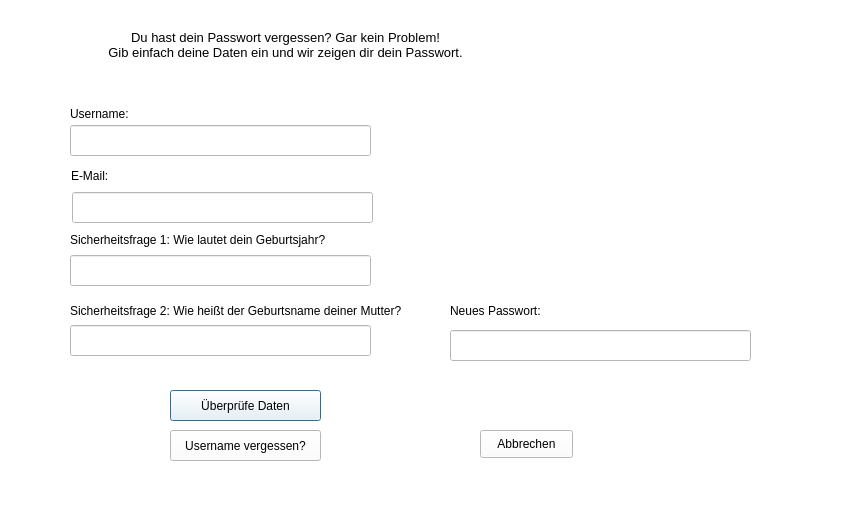
<?xml version="1.0" encoding="UTF-8"?>
<ui version="4.0">
 <class>Password</class>
 <widget class="QDialog" name="Password">
  <property name="geometry">
   <rect>
    <x>0</x>
    <y>0</y>
    <width>851</width>
    <height>512</height>
   </rect>
  </property>
  <property name="windowTitle">
   <string>Dialog</string>
  </property>
  <property name="styleSheet">
   <string notr="true">background-color: rgb(255, 255, 255);</string>
  </property>
  <widget class="QLabel" name="labelGreeting">
   <property name="geometry">
    <rect>
     <x>30</x>
     <y>20</y>
     <width>511</width>
     <height>51</height>
    </rect>
   </property>
   <property name="text">
    <string>&lt;html&gt;&lt;head/&gt;&lt;body&gt;&lt;p align=&quot;center&quot;&gt;&lt;span style=&quot; font-size:10pt;&quot;&gt;Du hast dein Passwort vergessen? Gar kein Problem!&lt;br/&gt;Gib einfach deine Daten ein und wir zeigen dir dein Passwort.&lt;/span&gt;&lt;/p&gt;&lt;/body&gt;&lt;/html&gt;</string>
   </property>
  </widget>
  <widget class="QLabel" name="label">
   <property name="geometry">
    <rect>
     <x>70</x>
     <y>103</y>
     <width>291</width>
     <height>21</height>
    </rect>
   </property>
   <property name="text">
    <string>Username:</string>
   </property>
  </widget>
  <widget class="QLabel" name="label_2">
   <property name="geometry">
    <rect>
     <x>70</x>
     <y>229</y>
     <width>291</width>
     <height>21</height>
    </rect>
   </property>
   <property name="text">
    <string>Sicherheitsfrage 1: Wie lautet dein Geburtsjahr?</string>
   </property>
  </widget>
  <widget class="QLabel" name="label_3">
   <property name="geometry">
    <rect>
     <x>70</x>
     <y>300</y>
     <width>361</width>
     <height>21</height>
    </rect>
   </property>
   <property name="text">
    <string>Sicherheitsfrage 2: Wie heißt der Geburtsname deiner Mutter?</string>
   </property>
  </widget>
  <widget class="QLineEdit" name="lEUsername">
   <property name="geometry">
    <rect>
     <x>70</x>
     <y>125</y>
     <width>301</width>
     <height>31</height>
    </rect>
   </property>
  </widget>
  <widget class="QLineEdit" name="lES1">
   <property name="geometry">
    <rect>
     <x>70</x>
     <y>255</y>
     <width>301</width>
     <height>31</height>
    </rect>
   </property>
  </widget>
  <widget class="QLineEdit" name="lES2">
   <property name="geometry">
    <rect>
     <x>70</x>
     <y>325</y>
     <width>301</width>
     <height>31</height>
    </rect>
   </property>
  </widget>
  <widget class="QPushButton" name="ButtonCheck">
   <property name="geometry">
    <rect>
     <x>170</x>
     <y>390</y>
     <width>151</width>
     <height>31</height>
    </rect>
   </property>
   <property name="text">
    <string>Überprüfe Daten</string>
   </property>
  </widget>
  <widget class="QLabel" name="label_4">
   <property name="geometry">
    <rect>
     <x>71</x>
     <y>165</y>
     <width>291</width>
     <height>21</height>
    </rect>
   </property>
   <property name="text">
    <string>E-Mail:</string>
   </property>
  </widget>
  <widget class="QLineEdit" name="Email">
   <property name="geometry">
    <rect>
     <x>72</x>
     <y>192</y>
     <width>301</width>
     <height>31</height>
    </rect>
   </property>
  </widget>
  <widget class="QPushButton" name="ButtonCheck_2">
   <property name="geometry">
    <rect>
     <x>170</x>
     <y>430</y>
     <width>151</width>
     <height>31</height>
    </rect>
   </property>
   <property name="text">
    <string>Username vergessen?</string>
   </property>
  </widget>
  <widget class="QPushButton" name="pushButton">
   <property name="geometry">
    <rect>
     <x>480</x>
     <y>430</y>
     <width>93</width>
     <height>28</height>
    </rect>
   </property>
   <property name="text">
    <string>Abbrechen</string>
   </property>
  </widget>
  <widget class="QLineEdit" name="lEPasswort">
   <property name="geometry">
    <rect>
     <x>450</x>
     <y>330</y>
     <width>301</width>
     <height>31</height>
    </rect>
   </property>
  </widget>
  <widget class="QLabel" name="label_5">
   <property name="geometry">
    <rect>
     <x>450</x>
     <y>300</y>
     <width>291</width>
     <height>21</height>
    </rect>
   </property>
   <property name="text">
    <string>Neues Passwort:</string>
   </property>
  </widget>
 </widget>
 <resources/>
 <connections/>
</ui>
